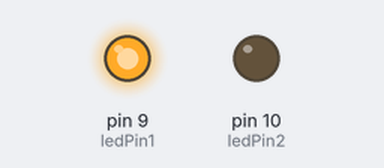
The sketch below on a simulated Arduino Uno, built with avr-gcc and run on an emulated ATmega328P. Parts: output pins drawn as LEDs (lit = HIGH).

Above: at 8.91 s.
At 39.9 s:
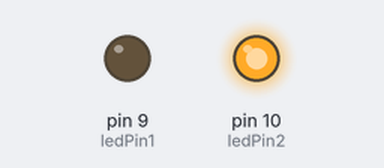
Timing chart, 0 to 40.0 s (numbered marks = the images above):
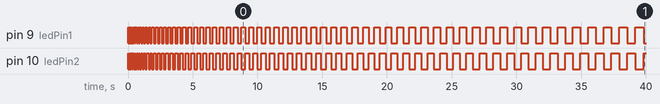

Measured:
- by itself, pin 9 (ledPin1): repeats every 0.08 s: LOW 0.05 s, HIGH 0.03 s
- by itself, pin 10 (ledPin2): repeats every 0.04 s: LOW 0.02 s, HIGH 0.02 s

The sketch:

02_leds2_for.ino
```cpp
 // 01_leds2_for

const int ledPin1 = 9;
const int ledPin2 = 10;
const int tiempo = 1000;

void setup() {
  pinMode(ledPin1, OUTPUT);
  pinMode(ledPin2, OUTPUT);
}

void loop() {
  for (int tiempo = 1 ; tiempo < 1000 ; tiempo = tiempo + 10) {
    digitalWrite(ledPin1, HIGH);
    digitalWrite(ledPin2, LOW);
    delay(tiempo);
    digitalWrite(ledPin1, LOW);
    digitalWrite(ledPin2, HIGH);
    delay(tiempo);
 }
}
```
